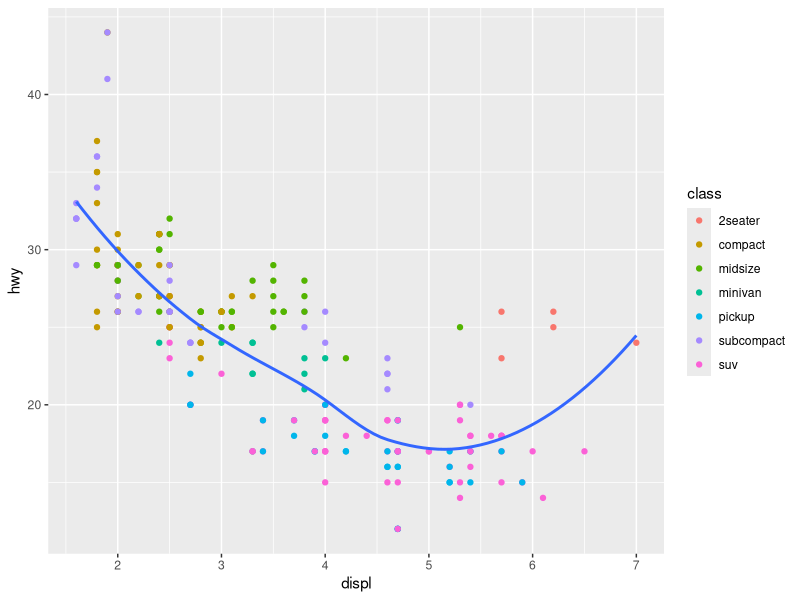
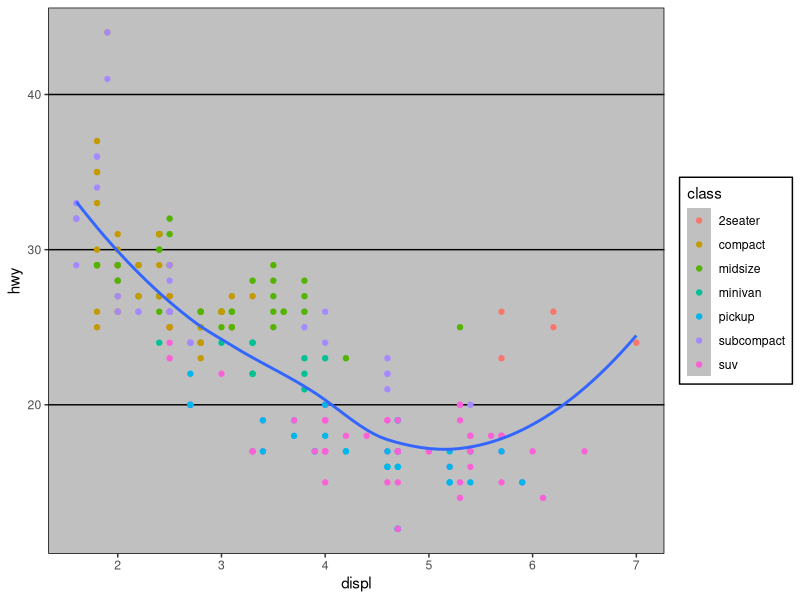
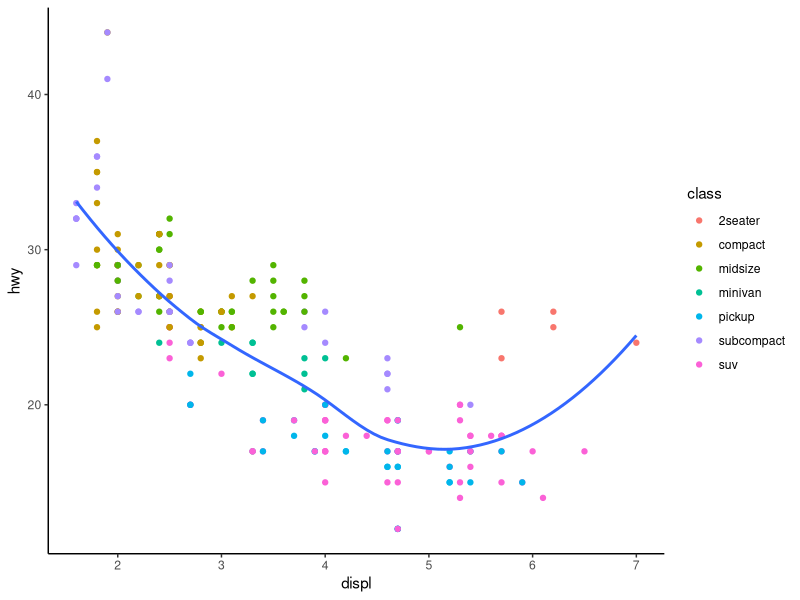
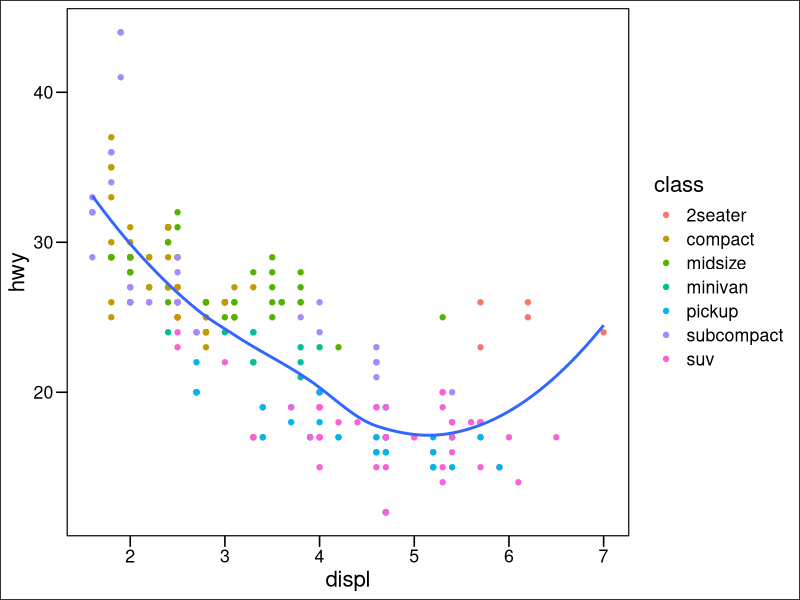
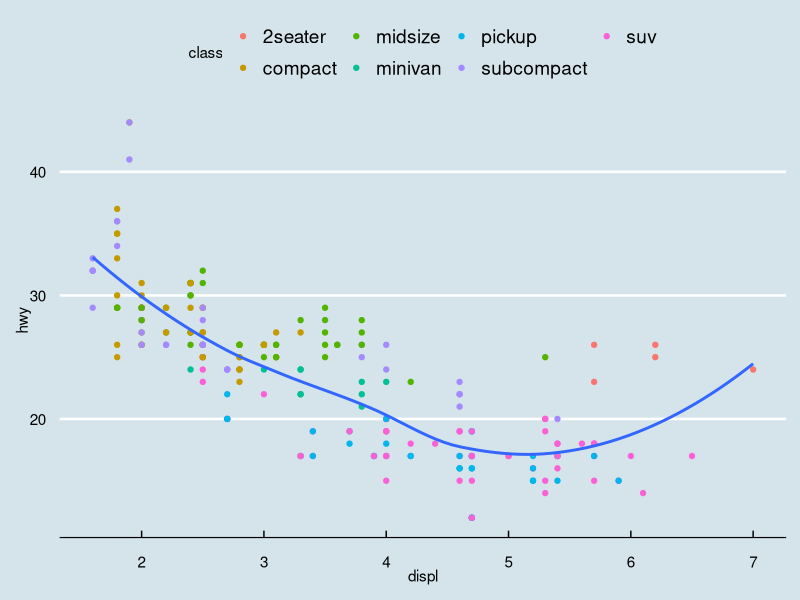
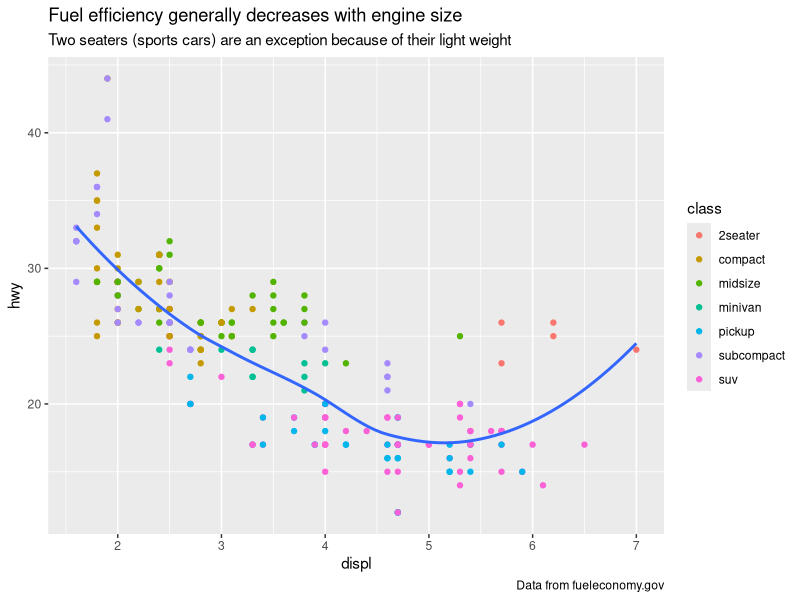
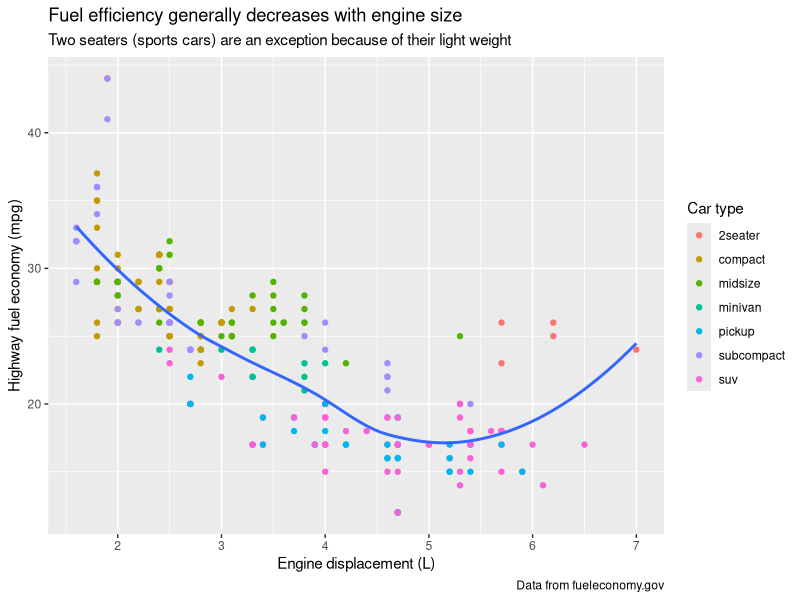
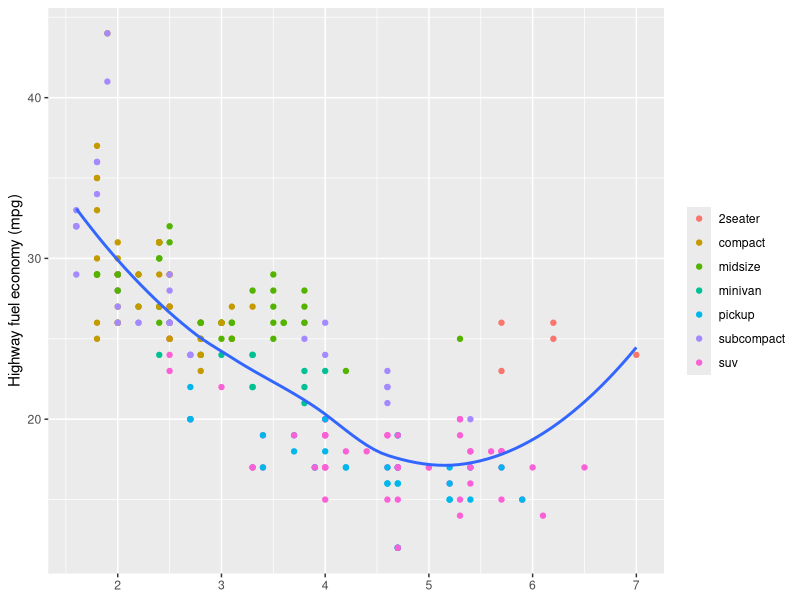

Write R code to recreate these figures, in order.

# Day 7: Introduction to Annotations

library(tidyverse)
library(ggthemes)  # You may need to install this package first


# PART 1: THEMES & ANNOTATIONS


# Task 1: Use the data frame mpg (which represents the data from fuel efficiency of different cars) to generate a scatterplot with the following aesthetics:
# - x axis: engine size (displacement)
# - y axis: highway miles per gallon
# - Color: class (or type) of car.

# For your plot also do a smoothed fit, w/o showing the error

### --> FILL IN THE CODE WITH YOUR SOLUTION
p1 <- ggplot(data = mpg, aes(x=displ, y=hwy)) +
  geom_point( aes( color = class)) +
  geom_smooth(se = FALSE)+
  theme(legend.position = "bottom")

#Other solution
p1 <- ggplot(data = mpg) +
  geom_point( aes(x=displ, y=hwy, color = class)) +
  geom_smooth(aes(x=displ, y=hwy), se = FALSE)
  # Show the plot
  p1

# Task 2: Modify the plot theme (try out a few different themes, also try some from ggthemes)
p1 + theme_excel()
p1 +theme_classic()
p1 + theme_base()
p1 + theme_economist()

# Task 3: Adding Labels
# Title, subtitle, and caption add additional information:
p1 +
  labs(
    title = "Fuel efficiency generally decreases with engine size",
    subtitle = "Two seaters (sports cars) are an exception because of their light weight",
    caption = "Data from fueleconomy.gov"
  )

# You can use labs() to add a label to any defined aesthetic:
p1 +
  labs(
    title = "Fuel efficiency generally decreases with engine size",
    subtitle = "Two seaters (sports cars) are an exception because of their light weight",
    caption = "Data from fueleconomy.gov",
    x = "Engine displacement (L)",
    y = "Highway fuel economy (mpg)",
    colour = "Car type"
  )

# NOTE: if you want to NOT label something, use NULL:
p1 +
  labs(
    x = NULL,
    y = "Highway fuel economy (mpg)",
    colour = NULL
  )


# Task 4: Changing the scales (breaks and axis labels)

# Tick marks:
p1 + scale_y_continuous(breaks=seq(15,40,by=5))

# Label notations:
p1 + scale_y_continuous(labels=NULL)  # Remove the numbers
p1 + scale_y_continuous(breaks=seq(15,40,by=5),
                        labels=NULL)  # Change the spacing, remove the numbers
p1 + scale_y_continuous(breaks=seq(15,40,by=5),
                        labels=c("a","b","c","d","e","f"))  # Change the spacing, customize the labels

# Task 4b: Transforming the scales
# Compare the following:
ggplot(diamonds, aes(carat, price)) +
  geom_bin2d()

ggplot(diamonds, aes(log10(carat), log10(price))) +
  geom_bin2d()

# This option is the same as the second option, but retains the same label names:
ggplot(diamonds, aes(carat, price)) +
  geom_bin2d() +
  scale_x_log10() +
  scale_y_log10()

# Task 4c: changing the color scales
p1 + scale_color_brewer(palette = "Set1")

# YOUR TURN: go to http://r4ds.had.co.nz/graphics-for-communication.html#fig:brewer and change the color scale to something different

### --> FILL IN THE CODE WITH YOUR SOLUTION
p1 + scale_color_brewer(palette = "RdPu")
p1 + scale_color_brewer(palette = "YlOrRd")

# Task 5: Changing the placement of legends:
p1 + theme(legend.position = "bottom")


# Your turn: change the placement of the legend to the top, right, and left
### --> FILL IN THE CODE WITH YOUR SOLUTION
p1 + theme(legend.position = "bottom")
p1 + theme(legend.position = "top")
p1 + theme(legend.position = "left")
p1 + theme(legend.position = "right")

# To remove the legend, it depends on if you want to remove:
# (1) Legend with an aesthetic
p1 + scale_color_discrete(guide=FALSE)

# (2) All legends
p1 + theme(legend.position = "none")


# Task 6: Adding additional notations

# Define a notation first
notation <- tibble(
  cutoff = c(10,20,30),
  x_axis = c(2,4,6),
  type = c("Gas Guzzler", "Average", "Eco-friendly"))

# Add horizontal lines
p1 + geom_hline(data = notation, aes(yintercept = cutoff),color = "Black")

# For vertical lines: use geom_vline
# Add text:
p1 + geom_text(data = notation, aes(x=x_axis,y=cutoff,label = type, vjust = "top"),nudge_y = 2)

# Now combine the two
p2 <- p1 +
  geom_hline(data = notation, aes(yintercept = cutoff),color = "darkgray") +
  geom_text(data = notation, aes(x=x_axis,y=1.01*cutoff,label = type, vjust = "left"))

p2

